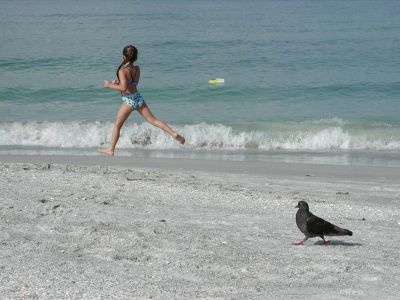
#> input picture 媒体计算/project2/src/fig/beach.jpg, 400 x 300 px
$ python -i carve.py   (imports and definitions only)   (older library calls are emulated)
#> lines starting #> are read from the running program, lines starting #| are printed output that depends on the picture
import warnings
from typing import Tuple, Optional

import numpy as np
from scipy.ndimage import sobel

WIDTH_FIRST = 'width-first'
HEIGHT_FIRST = 'height-first'
OPTIMAL = 'optimal'
VALID_ORDERS = (WIDTH_FIRST, HEIGHT_FIRST, OPTIMAL)

FORWARD_ENERGY = 'forward'
BACKWARD_ENERGY = 'backward'
VALID_ENERGY_MODES = (FORWARD_ENERGY, BACKWARD_ENERGY)

FROM_LEFT = True
FROM_TOP = False

DROP_MASK_ENERGY = 1e5
KEEP_MASK_ENERGY = 1e3


# [4 lines left out: function rgb2gray, not called in this run]


def get_seam_mask(src: np.ndarray, seam: np.ndarray) -> np.ndarray:
    """Convert a list of seam column indices to a mask"""
    return ~np.eye(src.shape[1], dtype=np.bool)[seam]


# [17 lines left out: functions remove_seam_mask, remove_seam, not called in this run]


def get_energy(gray: np.ndarray) -> np.ndarray:
    """Get backward energy map from the source image"""
    assert gray.ndim == 2

    gray = gray.astype(np.float32)
    grad_x = sobel(gray, axis=1)
    grad_y = sobel(gray, axis=0)
    energy = np.abs(grad_x) + np.abs(grad_y)
    return energy


def get_energy_entropy(gray: np.ndarray) -> np.ndarray:
    """Get entropy energy map from the source image"""
    import cv2
    assert gray.ndim == 2

    energy = get_energy(gray)
    energy /= 255

    bs = 9
    pad_gray = np.pad(gray, bs // 2)
    h, w = gray.shape
    for r in range(h):
        for c in range(w):
            block = pad_gray[r:r + bs, c:c + bs]
            hist = cv2.calcHist([block], [0], None, [256], (0, 256))
            hist = hist / block.size
            entropy = -(hist * np.log(hist + 1e-8)).sum()
            energy[r, c] += entropy

    return energy


# [417 lines left out: functions get_energy_hog, get_backward_seam, get_backward_seams, get_forward_seam, get_forward_seams, get_seams and 9 more, not called in this run]

>>> import cv2
>>> picture = cv2.imread('../fig/beach.jpg', cv2.IMREAD_GRAYSCALE)
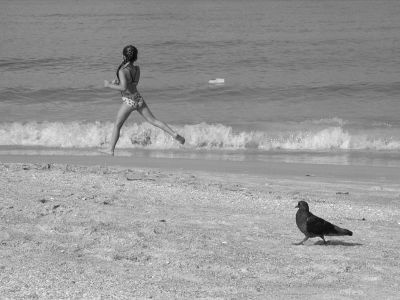
#> picture: shape (300, 400); min 0, max 254, mean 153.2
>>> result = get_energy_entropy(picture)
#> in get_energy, `grad_x = sobel(gray, axis=1)`:
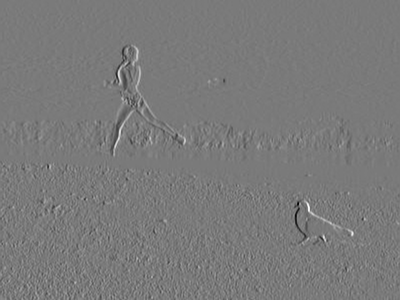
#> grad_x: shape (300, 400) float32; min -624, max 675, mean -0.1; drawn with min black and max white
#> in get_energy, `grad_y = sobel(gray, axis=0)`:
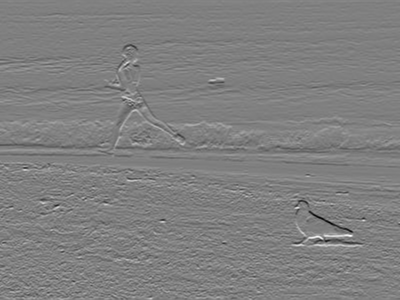
#> grad_y: shape (300, 400) float32; min -646, max 643, mean 1.7; drawn with min black and max white
#> in get_energy, `energy = np.abs(grad_x) + np.abs(grad_y)`:
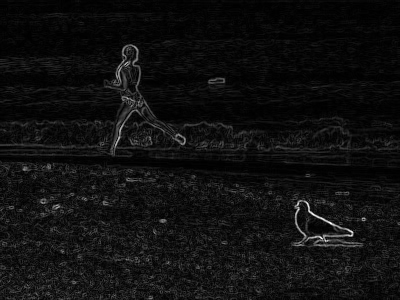
#> energy: shape (300, 400) float32; min 0, max 948, mean 60.1; drawn with min black and max white
#> in get_energy_entropy, `pad_gray = np.pad(gray, bs // 2)`:
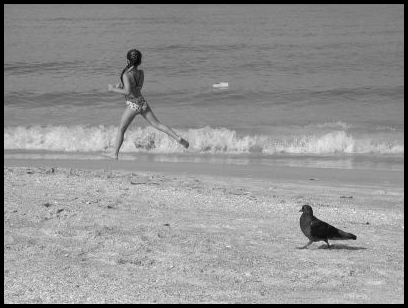
#> pad_gray: shape (308, 408); min 0, max 254, mean 146.3
#> after the loop in get_energy_entropy, `for r in range(h):`:
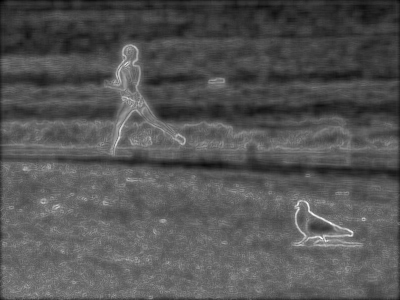
#> energy: shape (300, 400) float32; min 1.11, max 7.79, mean 3.33; drawn with min black and max white
